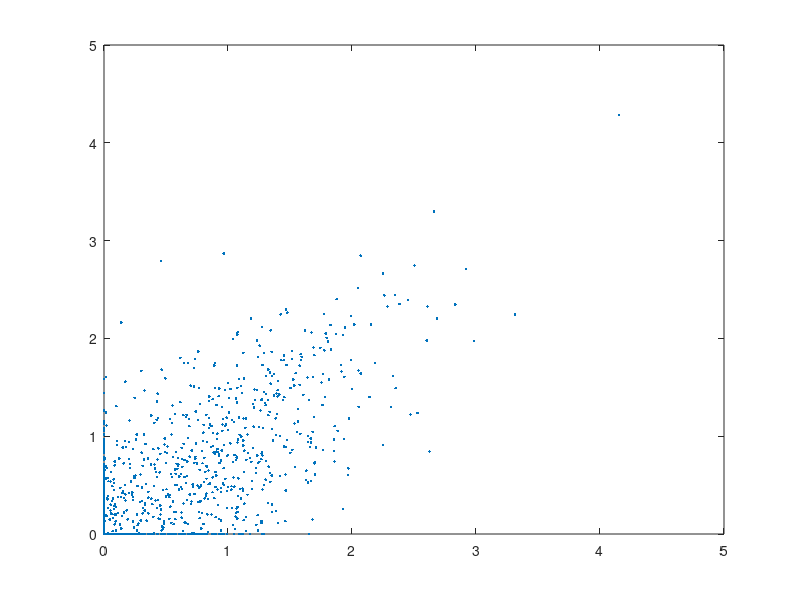

Recreate this plot in MATLAB.
rng(2024);
num_samples = 1600;
% Define the mean and covariance matrix
mean = [0, 0];
covariance = [1, 0.1; 0.1, 1];
covariance = [1, 0.8; 0.8, 1];
data = mvnrnd(mean, covariance, num_samples);
data(data < 0) = 0;
% Separate the data into two vectors
x = data(:, 1);
y = data(:, 2);
plot(x, y, '.');



